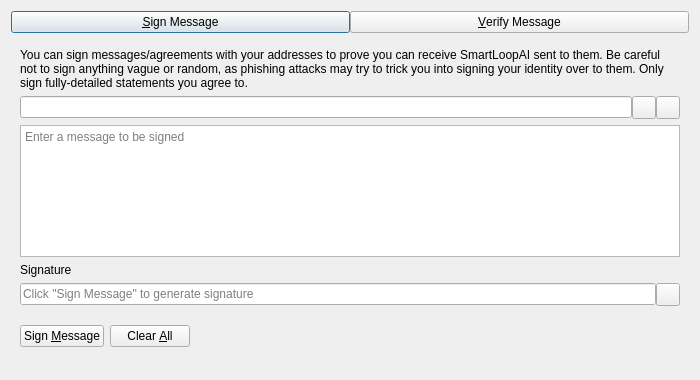
<?xml version="1.0" encoding="UTF-8"?>
<ui version="4.0">
 <class>SignVerifyMessageDialog</class>
 <widget class="QDialog" name="SignVerifyMessageDialog">
  <property name="geometry">
   <rect>
    <x>0</x>
    <y>0</y>
    <width>700</width>
    <height>380</height>
   </rect>
  </property>
  <property name="windowTitle">
   <string>Signatures - Sign / Verify a Message</string>
  </property>
  <property name="modal">
   <bool>true</bool>
  </property>
  <layout class="QVBoxLayout" name="verticalLayout">
   <item>
    <layout class="QHBoxLayout" name="horizontalLayout_Buttons_2">
     <property name="spacing">
      <number>0</number>
     </property>
     <property name="topMargin">
      <number>0</number>
     </property>
     <item>
      <widget class="QPushButton" name="btnSignMessage">
       <property name="text">
        <string>&amp;Sign Message</string>
       </property>
       <property name="checkable">
        <bool>true</bool>
       </property>
      </widget>
     </item>
     <item>
      <widget class="QPushButton" name="btnVerifyMessage">
       <property name="text">
        <string>&amp;Verify Message</string>
       </property>
       <property name="checkable">
        <bool>true</bool>
       </property>
      </widget>
     </item>
    </layout>
   </item>
   <item>
    <widget class="QStackedWidget" name="stackedWidgetSig">
     <property name="minimumSize">
      <size>
       <width>0</width>
       <height>0</height>
      </size>
     </property>
     <property name="currentIndex">
      <number>0</number>
     </property>
     <widget class="QWidget" name="pageSignMessage">
      <layout class="QVBoxLayout" name="verticalLayout_SM">
       <item>
        <widget class="QLabel" name="infoLabel_SM">
         <property name="text">
          <string>You can sign messages/agreements with your addresses to prove you can receive SmartLoopAI sent to them. Be careful not to sign anything vague or random, as phishing attacks may try to trick you into signing your identity over to them. Only sign fully-detailed statements you agree to.</string>
         </property>
         <property name="textFormat">
          <enum>Qt::PlainText</enum>
         </property>
         <property name="wordWrap">
          <bool>true</bool>
         </property>
        </widget>
       </item>
       <item>
        <layout class="QHBoxLayout" name="horizontalLayout_1_SM">
         <property name="spacing">
          <number>0</number>
         </property>
         <item>
          <widget class="QValidatedLineEdit" name="addressIn_SM">
           <property name="toolTip">
            <string>The SmartLoopAI address to sign the message with</string>
           </property>
          </widget>
         </item>
         <item>
          <widget class="QToolButton" name="addressBookButton_SM">
           <property name="toolTip">
            <string>Choose previously used address</string>
           </property>
           <property name="text">
            <string/>
           </property>
           <property name="shortcut">
            <string>Alt+A</string>
           </property>
          </widget>
         </item>
         <item>
          <widget class="QToolButton" name="pasteButton_SM">
           <property name="toolTip">
            <string>Paste address from clipboard</string>
           </property>
           <property name="text">
            <string/>
           </property>
           <property name="shortcut">
            <string>Alt+P</string>
           </property>
          </widget>
         </item>
        </layout>
       </item>
       <item>
        <widget class="QPlainTextEdit" name="messageIn_SM">
         <property name="toolTip">
          <string>Enter the message you want to sign here</string>
         </property>
         <property name="placeholderText">
          <string>Enter a message to be signed</string>
         </property>
        </widget>
       </item>
       <item>
        <widget class="QLabel" name="signatureLabel_SM">
         <property name="text">
          <string>Signature</string>
         </property>
         <property name="textFormat">
          <enum>Qt::PlainText</enum>
         </property>
        </widget>
       </item>
       <item>
        <layout class="QHBoxLayout" name="horizontalLayout_2_SM">
         <property name="spacing">
          <number>0</number>
         </property>
         <item>
          <widget class="QLineEdit" name="signatureOut_SM">
           <property name="placeholderText">
            <string>Click "Sign Message" to generate signature</string>
           </property>
           <property name="readOnly">
            <bool>true</bool>
           </property>
          </widget>
         </item>
         <item>
          <widget class="QToolButton" name="copySignatureButton_SM">
           <property name="toolTip">
            <string>Copy the current signature to the system clipboard</string>
           </property>
           <property name="text">
            <string/>
           </property>
          </widget>
         </item>
        </layout>
       </item>
       <item>
        <layout class="QHBoxLayout" name="horizontalLayout_3_SM">
         <item>
          <widget class="QPushButton" name="signMessageButton_SM">
           <property name="toolTip">
            <string>Sign the message to prove you own this SmartLoopAI address</string>
           </property>
           <property name="text">
            <string>Sign &amp;Message</string>
           </property>
           <property name="autoDefault">
            <bool>false</bool>
           </property>
          </widget>
         </item>
         <item>
          <widget class="QPushButton" name="clearButton_SM">
           <property name="toolTip">
            <string>Reset all sign message fields</string>
           </property>
           <property name="text">
            <string>Clear &amp;All</string>
           </property>
           <property name="autoDefault">
            <bool>false</bool>
           </property>
          </widget>
         </item>
         <item>
          <spacer name="horizontalSpacer_1_SM">
           <property name="orientation">
            <enum>Qt::Horizontal</enum>
           </property>
           <property name="sizeHint" stdset="0">
            <size>
             <width>40</width>
             <height>48</height>
            </size>
           </property>
          </spacer>
         </item>
         <item>
          <widget class="QLabel" name="statusLabel_SM">
           <property name="text">
            <string/>
           </property>
           <property name="wordWrap">
            <bool>true</bool>
           </property>
          </widget>
         </item>
         <item>
          <spacer name="horizontalSpacer_2_SM">
           <property name="orientation">
            <enum>Qt::Horizontal</enum>
           </property>
           <property name="sizeHint" stdset="0">
            <size>
             <width>40</width>
             <height>48</height>
            </size>
           </property>
          </spacer>
         </item>
        </layout>
       </item>
      </layout>
     </widget>
     <widget class="QWidget" name="pageVerifyMessage">
      <layout class="QVBoxLayout" name="verticalLayout_VM">
       <item>
        <widget class="QLabel" name="infoLabel_VM">
         <property name="text">
          <string>Enter the receiver's address, message (ensure you copy line breaks, spaces, tabs, etc. exactly) and signature below to verify the message. Be careful not to read more into the signature than what is in the signed message itself, to avoid being tricked by a man-in-the-middle attack. Note that this only proves the signing party receives with the address, it cannot prove sendership of any transaction!</string>
         </property>
         <property name="textFormat">
          <enum>Qt::PlainText</enum>
         </property>
         <property name="alignment">
          <set>Qt::AlignLeading|Qt::AlignLeft|Qt::AlignTop</set>
         </property>
         <property name="wordWrap">
          <bool>true</bool>
         </property>
        </widget>
       </item>
       <item>
        <layout class="QHBoxLayout" name="horizontalLayout_1_VM">
         <property name="spacing">
          <number>0</number>
         </property>
         <item>
          <widget class="QValidatedLineEdit" name="addressIn_VM">
           <property name="toolTip">
            <string>The SmartLoopAI address the message was signed with</string>
           </property>
          </widget>
         </item>
         <item>
          <widget class="QToolButton" name="addressBookButton_VM">
           <property name="toolTip">
            <string>Choose previously used address</string>
           </property>
           <property name="text">
            <string/>
           </property>
           <property name="shortcut">
            <string>Alt+A</string>
           </property>
          </widget>
         </item>
        </layout>
       </item>
       <item>
        <widget class="QPlainTextEdit" name="messageIn_VM">
          <property name="toolTip">
            <string>The signed message to verify</string>
          </property>
          <property name="placeholderText">
            <string>Enter a message to be verified</string>
          </property>
        </widget>
       </item>
       <item>
        <widget class="QValidatedLineEdit" name="signatureIn_VM">
          <property name="toolTip">
            <string>The signature given when the message was signed</string>
          </property>
          <property name="placeholderText">
            <string>Enter a signature for the message to be verified</string>
          </property>
        </widget>
       </item>
       <item>
        <layout class="QHBoxLayout" name="horizontalLayout_2_VM">
         <item>
          <widget class="QPushButton" name="verifyMessageButton_VM">
           <property name="toolTip">
            <string>Verify the message to ensure it was signed with the specified SmartLoopAI address</string>
           </property>
           <property name="text">
            <string>Verify &amp;Message</string>
           </property>
           <property name="autoDefault">
            <bool>false</bool>
           </property>
          </widget>
         </item>
         <item>
          <widget class="QPushButton" name="clearButton_VM">
           <property name="toolTip">
            <string>Reset all verify message fields</string>
           </property>
           <property name="text">
            <string>Clear &amp;All</string>
           </property>
           <property name="autoDefault">
            <bool>false</bool>
           </property>
          </widget>
         </item>
         <item>
          <spacer name="horizontalSpacer_1_VM">
           <property name="orientation">
            <enum>Qt::Horizontal</enum>
           </property>
           <property name="sizeHint" stdset="0">
            <size>
             <width>40</width>
             <height>48</height>
            </size>
           </property>
          </spacer>
         </item>
         <item>
          <widget class="QLabel" name="statusLabel_VM">
           <property name="text">
            <string/>
           </property>
           <property name="wordWrap">
            <bool>true</bool>
           </property>
          </widget>
         </item>
         <item>
          <spacer name="horizontalSpacer_2_VM">
           <property name="orientation">
            <enum>Qt::Horizontal</enum>
           </property>
           <property name="sizeHint" stdset="0">
            <size>
             <width>40</width>
             <height>48</height>
            </size>
           </property>
          </spacer>
         </item>
        </layout>
       </item>
      </layout>
     </widget>
    </widget>
   </item>
  </layout>
 </widget>
 <customwidgets>
  <customwidget>
   <class>QValidatedLineEdit</class>
   <extends>QLineEdit</extends>
   <header>qt/qvalidatedlineedit.h</header>
  </customwidget>
 </customwidgets>
 <resources>
  <include location="../smartloopai.qrc"/>
 </resources>
 <connections/>
</ui>
